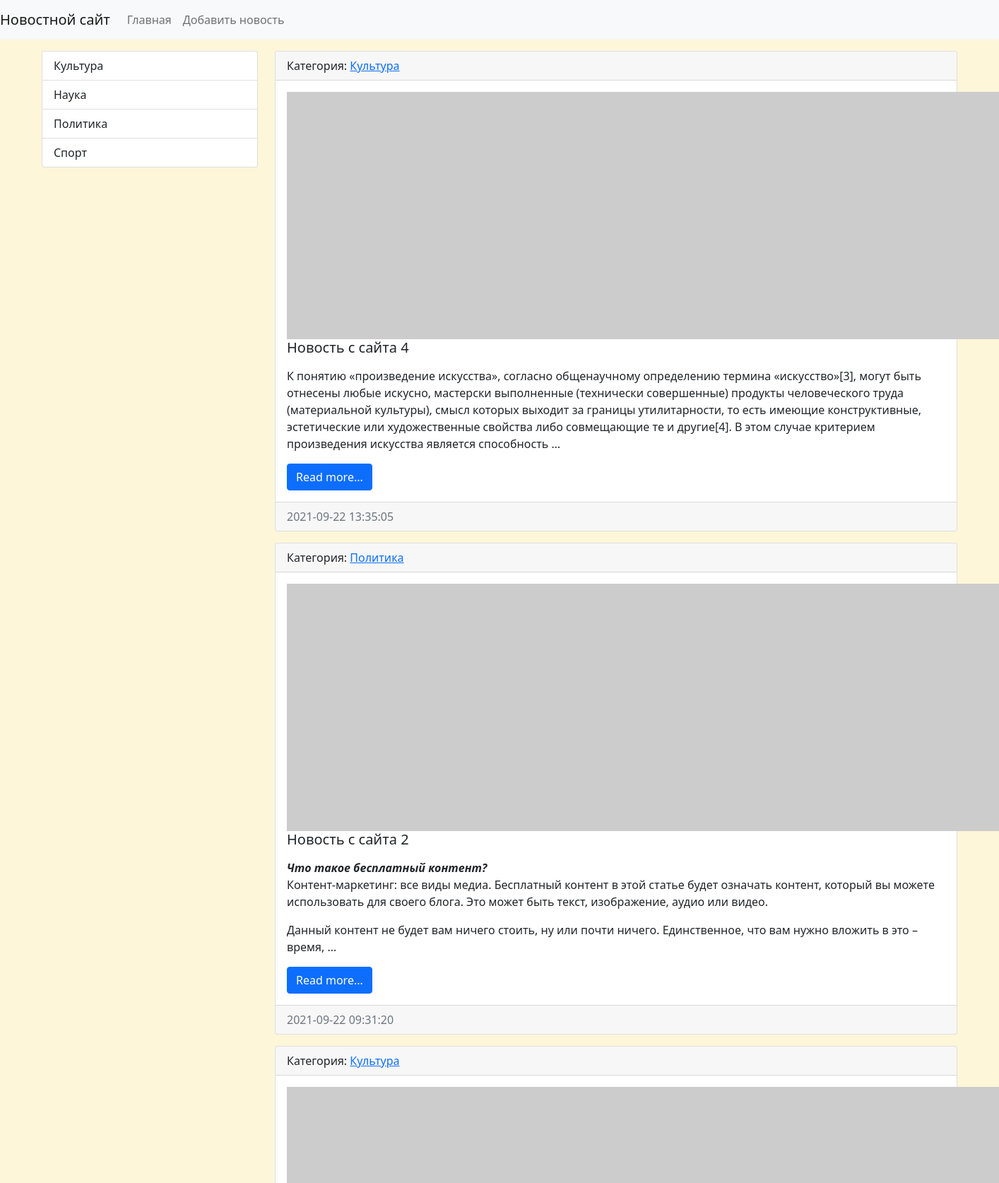
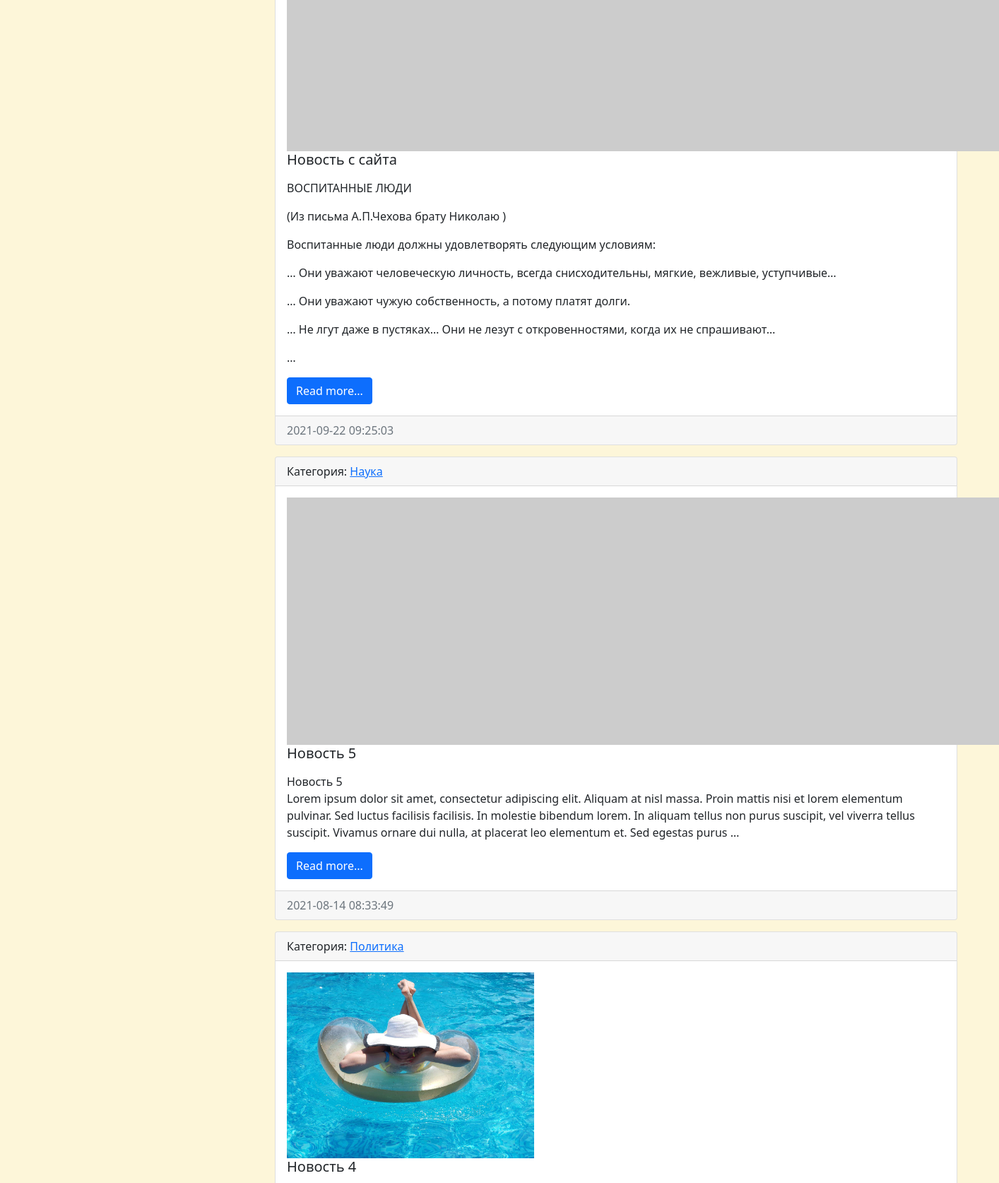
The page / (upper part) on the database its author committed (2 pictures, top to bottom).
### news/models.py (models this page shows, shortened)
class Category(models.Model):
    title = models.CharField(max_length=150, db_index=True, verbose_name='Наименование категории')
    def get_absolute_url(self):
        return reverse('category', kwargs={"category_id": self.pk})
    def __str__(self):
        return self.title
    class Meta:
        verbose_name = 'Категория'
        verbose_name_plural = 'Категории'
        ordering = ['title']

class News(models.Model):
    title = models.CharField(max_length=150, verbose_name='Наименование')
    content = models.TextField(blank=True, verbose_name='Контент')
    created_at = models.DateTimeField(auto_now_add=True, verbose_name='Дата публикации')
    updated_at = models.DateTimeField(auto_now=True, verbose_name='Обновлено')
    photo = models.ImageField(upload_to='photos/%Y/%m/%d/', verbose_name='Фото', blank=True)
    is_published = models.BooleanField(default=True, verbose_name='Опубликовано')
    category = models.ForeignKey('Category', on_delete=models.PROTECT, null=True, verbose_name='Категория')
    def get_absolute_url(self):
        return reverse('view_news', kwargs={"pk": self.pk})
    class Meta:
        verbose_name = 'Новость'
        verbose_name_plural = 'Новости'
        ordering = ['-created_at']

### news/views.py (the view)
# urls.py: path('', HomeNews.as_view(), name='home'),
class HomeNews(ListView):
    model = News
    template_name = 'news/home_news_list.html'  # Change directory
    context_object_name = 'news'   # Change name of way in content
    def get_context_data(self, *, object_list=None, **kwargs):
        context = super().get_context_data(**kwargs)
        context['title'] = 'Главная страница'
        return context
    def get_queryset(self):
        return News.objects.filter(is_published=True)

### news/templatetags/news_tags.py (called while the page is built)
@register.inclusion_tag('news/list_categories.html')
def show_categories(arg1='Hello', arg2='world'):
    categories = Category.objects.all()
    return {"categories": categories, "arg1": arg1, "arg2": arg2}

### news/templates/news/home_news_list.html (shortened to what this page needs)
{% extends 'base.html' %}
{% block sidebar %}
{% include 'inc/_sidebar.html' %}
{% endblock %}
{% block content %}
{% for item in news %}
<div class="card mb-3">
    <div class="card-header">
        Категория: <a href="{{ item.category.get_absolute_url }}">{{ item.category }}</a>
    </div>
    <div class="card-body">
        <div class="media">
            {% if item.photo %}
            <img src="{{ item.photo.url }}" alt="" width="350" class="mr-3">
            {% else %}
            <img src="https://picsum.photos/id/1060/350/235/?blur=2" alt="" class="mr-3">
            {% endif %}
            <div class="media-body">
                <h5 class="card-title">{{ item.title }}</h5>
                <p class="card-text">{{ item.content|safe|linebreaks|truncatewords:50 }}</p>
                <a href="{{ item.get_absolute_url }}" class="btn btn-primary">Read more...</a>
            </div>
        </div>
    </div>
    <div class="card-footer text-muted">
        {{ item.created_at|date:"Y-m-d H:i:s" }}
    </div>
</div>
{% endfor %}
{% endblock %}

### news/templates/news/list_categories.html
<div class="list-group">
    {% for item in categories %}
    <a href="{{ item.get_absolute_url }}" class="list-group-item list-group-item-action">{{ item.title }}</a>
    {% endfor %}
</div>

### mysite/static/css/style.css (style rules this page uses)
body { background-color: #FDF6D9; }

### rows shown on the page
Category: title "Культура"
Category: title "Наука"
Category: title "Политика"
Category: title "Спорт"
News: category "Культура", title "Новость с сайта 4", content "К понятию «произведение искусства», согласно общенаучному определению термина «искусство»[3], могут быть отнесены любые искусно, мастерски выполненные (технически совершенные) продукты человеческого труда (материальной культуры), смысл которых выходит за границы утилитарности, то есть имеющие конструктивные, эстетические или художественные свойства либо совмещающие те и другие[4]. В этом случае критерием произведения искусства является способность …", created_at "2021-09-22 13:35:05"
News: category "Политика", title "Новость с сайта 2", content "Что такое бесплатный контент? Контент-маркетинг: все виды медиа. Бесплатный контент в этой статье будет означать контент, который вы можете использовать для своего блога. Это может быть текст, изображение, аудио или видео. Данный контент не будет вам ничего стоить, ну или почти ничего. Единственное, что вам нужно вложить в это – время, …", created_at "2021-09-22 09:31:20"
News: category "Культура", title "Новость с сайта", content "ВОСПИТАННЫЕ ЛЮДИ (Из письма А.П.Чехова брату Николаю ) Воспитанные люди должны удовлетворять следующим условиям: … Они уважают человеческую личность, всегда снисходительны, мягкие, вежливые, уступчивые… … Они уважают чужую собственность, а потому платят долги. … Не лгут даже в пустяках… Они не лезут с откровенностями, когда их не спрашивают… …", created_at "2021-09-22 09:25:03"
News: category "Наука", title "Новость 5", content "Новость 5 Lorem ipsum dolor sit amet, consectetur adipiscing elit. Aliquam at nisl massa. Proin mattis nisi et lorem elementum pulvinar. Sed luctus facilisis facilisis. In molestie bibendum lorem. In aliquam tellus non purus suscipit, vel viverra tellus suscipit. Vivamus ornare dui nulla, at placerat leo elementum et. Sed egestas purus …", created_at "2021-08-14 08:33:49"
News: category "Политика", photo (picture), title "Новость 4"
